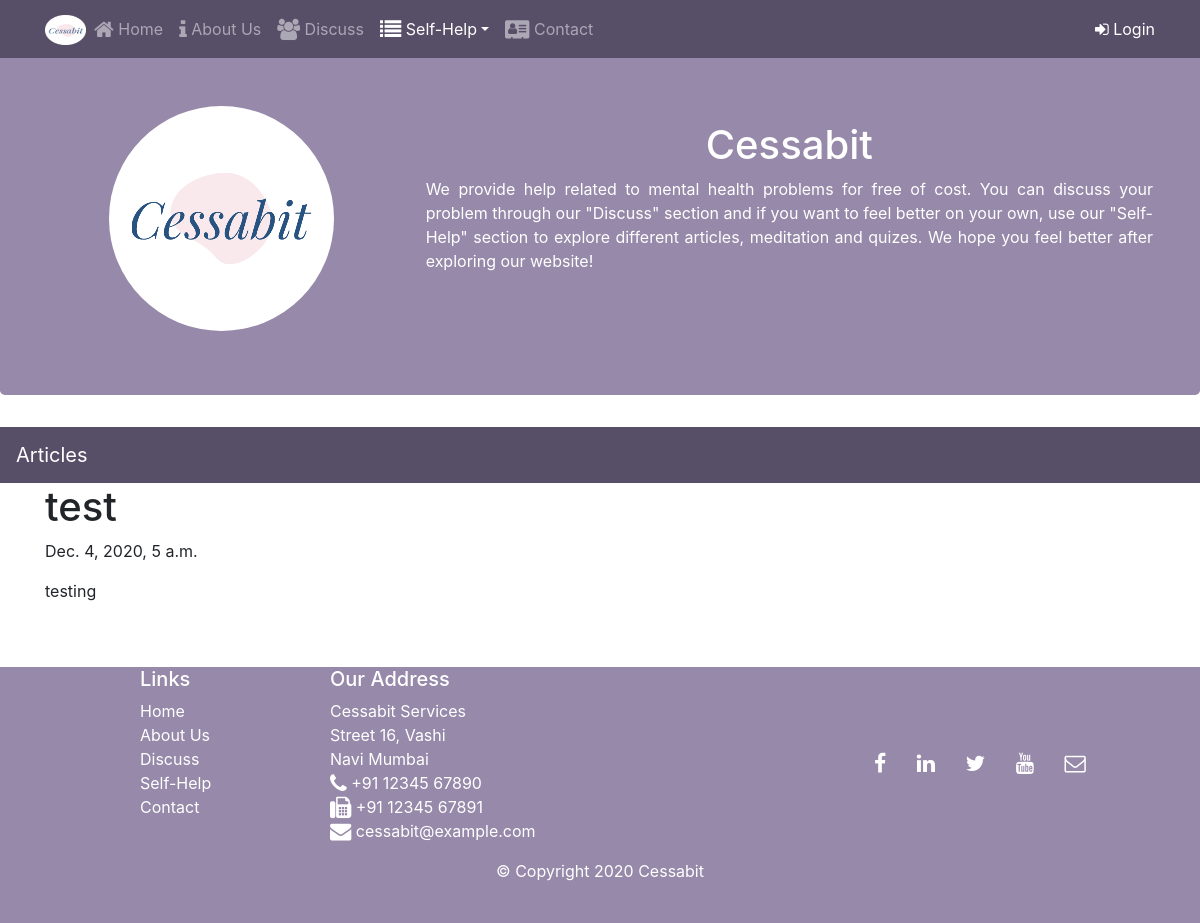
The page /article/post/20/ on the database its author committed.
### article/models.py (models this page shows, shortened)
class Post(models.Model):
    author = models.ForeignKey('auth.User', on_delete=models.CASCADE)
    title = models.CharField(max_length=200)
    text=models.TextField()
    created_date = models.DateTimeField(default=timezone.now())
    published_date = models.DateTimeField(blank=True,null=True)

### article/views.py (the view)
# urls.py: path('post/<int:pk>/', views.PostDetailView.as_view(), name='post_detail'),
class PostDetailView(DetailView):
    model = Post

### article/templates/article/post_detail.html (shortened to what this page needs)
{% extends "basic_app/base.html" %}
{% load static %}
{% block content %}
<nav>
      <nav class="navbar navbar-dark navbar-expand-md fixed-top">
        <div class="container">
            <a class="navbar-brand mr-auto" href="{% url 'index' %}"><img src="{% static 'images/logo3.png' %}" height="30" width="41"></a>
            <div class="collapse navbar-collapse" id="Navbar">
            <ul class="navbar-nav mr-auto">
                <li class="nav-item"><a class="nav-link" href="{% url 'index' %}"><span class="fa fa-home fa-lg"></span> Home</a></li>
                <li class="nav-item"><a class="nav-link " href="{% url 'basic_app:about' %}"><span class="fa fa-info fa-lg"></span> About Us</a></li>
                <li class="nav-item"><a class="nav-link" href="{% url 'basic_app:discuss' %}"><span class="fa fa-users fa-lg"></span> Discuss</a></li>
                <li class="nav-item">
                  <div class="dropdown">
                    <a class="dropdown-toggle nav-link active" data-toggle="dropdown" href="#"><span class="fa fa-list fa-lg"></span> Self-Help</a>
                  </div>
                </li>
                <li class="nav-item"><a class="nav-link" href="{% url 'basic_app:contact' %}"><span class="fa fa-address-card fa-lg"></span> Contact</a></li>
            </ul>
            {% if user.is_authenticated %}
            <span class="navbar-text">
                <a href="{% url 'accounts:logout' %}" id="logoutButton">
                    <span class="fa fa-sign-in"></span> Logout
                </a>
            </span>
            {% else %}
            <span class="navbar-text">
                <a href="{% url 'accounts:login' %}" id="loginButton">
                    <span class="fa fa-sign-in"></span> Login
                </a>
            </span>
            {% endif %}
        </div>
        </div>
      </nav>
  </nav>
  <header class="jumbotron vertical-center header">
       <div class="container">
           <div class="row row-header">
             <div class="col-12 col-sm-4 align-self-center">
                 <div class="text-center">
                 <img src="{% static 'images/logo2.png' %}" class="img-fluid rounded-circle" id="logo">
                </div>
              </div>
               <div class="col-12 col-sm-8 header-text">
                   <h1>Cessabit</h1>
                   <p>We provide help related to mental health problems for free of cost. You can discuss your problem through our "Discuss" section and if you want to feel better on your own, use our "Self-Help" section to explore different articles, meditation and quizes. We hope you feel better after exploring our website!</p>
               </div>
           </div>
       </div>
   </header>
   <div class="navbar navbar-expand-lg navbar-dark techfont custom-navbar articlenav">
      <a class="navbar-brand bigbrand" href="{% url 'article:post_list' %}">Articles</a>
    </div>
   <div class="container">
     <div class="row">
       <div class="col-md-8">
         <div class="blog_posts">
           <h1 class="posttitile">{{post.title}}</h1>
            {% if post.published_date %}
              <div class="date postdate">
                {{post.published_date}}
              </div>
            {% else %}
              <a class="btn btn-success" href="{% url 'article:post_publish' pk=post.pk %}">Publish</a>
            {% endif %}
            <p Class='postcontent'>{{post.text|safe|linebreaksbr}}</p>
         </div>
       </div>
     </div>
   </div>
{% endblock %}

### basic_app/static/css/master.css (style rules this page uses)
h1 { color: #00000H; }
.header-text { margin-top: 5%; text-align: center; }
.header-text p { text-align: justify; }
nav, .articlenav { background-color: #574E68; }
.articlenav { background-color: #574E68; }
.header, .footer { background-color: #9689a9; color: #ffffff; }
#logo { margin-top: 12% }

### rows shown on the page
Post: title "test", published_date "Dec. 4, 2020, 5 a.m.", text "testing"
